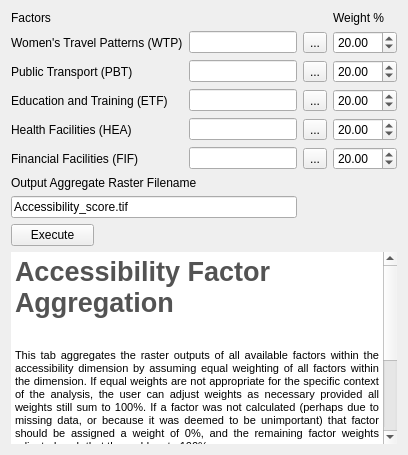
         <widget class="QWidget" name="tab_23">
          <attribute name="title">
           <string>Aggregate</string>
          </attribute>
          <layout class="QGridLayout" name="gridLayout_15">
           <item row="0" column="0">
            <widget class="QLabel" name="label_52">
             <property name="text">
              <string>Factors</string>
             </property>
            </widget>
           </item>
           <item row="0" column="4">
            <widget class="QLabel" name="label_49">
             <property name="text">
              <string>Weight %</string>
             </property>
            </widget>
           </item>
           <item row="1" column="0" colspan="2">
            <widget class="QLabel" name="label_51">
             <property name="text">
              <string>Women's Travel Patterns (WTP)</string>
             </property>
             <property name="scaledContents">
              <bool>true</bool>
             </property>
            </widget>
           </item>
           <item row="1" column="2">
            <widget class="QgsFilterLineEdit" name="WTP_Aggregate_Field">
             <property name="qgisRelation" stdset="0">
              <string notr="true"/>
             </property>
            </widget>
           </item>
           <item row="1" column="3">
            <widget class="QToolButton" name="WTP_Aggregate_TB">
             <property name="text">
              <string>...</string>
             </property>
            </widget>
           </item>
           <item row="1" column="4">
            <widget class="QDoubleSpinBox" name="WTP_Aggregate_SB">
             <property name="maximum">
              <double>100.000000000000000</double>
             </property>
             <property name="value">
              <double>20.000000000000000</double>
             </property>
            </widget>
           </item>
           <item row="2" column="0" colspan="2">
            <widget class="QLabel" name="label_54">
             <property name="text">
              <string>Public Transport (PBT)</string>
             </property>
            </widget>
           </item>
           <item row="2" column="2">
            <widget class="QgsFilterLineEdit" name="PBT_Aggregate_Field">
             <property name="qgisRelation" stdset="0">
              <string notr="true"/>
             </property>
            </widget>
           </item>
           <item row="2" column="3">
            <widget class="QToolButton" name="PBT_Aggregate_TB">
             <property name="text">
              <string>...</string>
             </property>
            </widget>
           </item>
           <item row="2" column="4">
            <widget class="QDoubleSpinBox" name="PBT_Aggregate_SB">
             <property name="maximum">
              <double>100.000000000000000</double>
             </property>
             <property name="value">
              <double>20.000000000000000</double>
             </property>
            </widget>
           </item>
           <item row="3" column="0" colspan="2">
            <widget class="QLabel" name="label_53">
             <property name="text">
              <string>Education and Training (ETF)</string>
             </property>
            </widget>
           </item>
           <item row="3" column="2">
            <widget class="QgsFilterLineEdit" name="ETF_Aggregate_Field">
             <property name="qgisRelation" stdset="0">
              <string notr="true"/>
             </property>
            </widget>
           </item>
           <item row="3" column="3">
            <widget class="QToolButton" name="ETF_Aggregate_TB">
             <property name="text">
              <string>...</string>
             </property>
            </widget>
           </item>
           <item row="3" column="4">
            <widget class="QDoubleSpinBox" name="ETF_Aggregate_SB">
             <property name="maximum">
              <double>100.000000000000000</double>
             </property>
             <property name="value">
              <double>20.000000000000000</double>
             </property>
            </widget>
           </item>
           <item row="4" column="0" colspan="2">
            <widget class="QLabel" name="label_57">
             <property name="text">
              <string>Health Facilities (HEA)</string>
             </property>
            </widget>
           </item>
           <item row="4" column="2">
            <widget class="QgsFilterLineEdit" name="HEA_Aggregate_Field">
             <property name="qgisRelation" stdset="0">
              <string notr="true"/>
             </property>
            </widget>
           </item>
           <item row="4" column="3">
            <widget class="QToolButton" name="HEA_Aggregate_TB">
             <property name="text">
              <string>...</string>
             </property>
            </widget>
           </item>
           <item row="4" column="4">
            <widget class="QDoubleSpinBox" name="HEA_Aggregate_SB">
             <property name="maximum">
              <double>100.000000000000000</double>
             </property>
             <property name="value">
              <double>20.000000000000000</double>
             </property>
            </widget>
           </item>
           <item row="5" column="0" colspan="2">
            <widget class="QLabel" name="label_56">
             <property name="text">
              <string>Financial Facilities (FIF)</string>
             </property>
            </widget>
           </item>
           <item row="5" column="2">
            <widget class="QgsFilterLineEdit" name="FIF_Aggregate_Field">
             <property name="qgisRelation" stdset="0">
              <string notr="true"/>
             </property>
            </widget>
           </item>
           <item row="5" column="3">
            <widget class="QToolButton" name="FIF_Aggregate_TB">
             <property name="text">
              <string>...</string>
             </property>
            </widget>
           </item>
           <item row="5" column="4">
            <widget class="QDoubleSpinBox" name="FIF_Aggregate_SB">
             <property name="maximum">
              <double>100.000000000000000</double>
             </property>
             <property name="value">
              <double>20.000000000000000</double>
             </property>
            </widget>
           </item>
           <item row="6" column="0" colspan="3">
            <widget class="QLabel" name="label_88">
             <property name="text">
              <string>Output Aggregate Raster Filename</string>
             </property>
            </widget>
           </item>
           <item row="7" column="0" colspan="3">
            <widget class="QgsFilterLineEdit" name="Accessibility_AggregateOutput_Field">
             <property name="text">
              <string>Accessibility_score.tif</string>
             </property>
             <property name="qgisRelation" stdset="0">
              <string notr="true"/>
             </property>
            </widget>
           </item>
           <item row="8" column="0">
            <widget class="QPushButton" name="Accessibility_AggregateExecute_PB">
             <property name="text">
              <string>Execute</string>
             </property>
            </widget>
           </item>
           <item row="8" column="1" colspan="4">
            <widget class="QLabel" name="accessibilityAggregation_Check">
             <property name="text">
              <string/>
             </property>
            </widget>
           </item>
           <item row="9" column="0" colspan="5">
            <widget class="QTextEdit" name="textEdit_17">
             <property name="enabled">
              <bool>true</bool>
             </property>
             <property name="frameShape">
              <enum>QFrame::NoFrame</enum>
             </property>
             <property name="readOnly">
              <bool>true</bool>
             </property>
             <property name="html">
              <string>&lt;!DOCTYPE HTML PUBLIC &quot;-//W3C//DTD HTML 4.0//EN&quot; &quot;http://www.w3.org/TR/REC-html40/strict.dtd&quot;&gt;
&lt;html&gt;&lt;head&gt;&lt;meta name=&quot;qrichtext&quot; content=&quot;1&quot; /&gt;&lt;style type=&quot;text/css&quot;&gt;
p, li { white-space: pre-wrap; }
&lt;/style&gt;&lt;/head&gt;&lt;body style=&quot; font-family:'MS Shell Dlg 2'; font-size:8.25pt; font-weight:400; font-style:normal;&quot;&gt;
&lt;p style=&quot; margin-top:0px; margin-bottom:0px; margin-left:0px; margin-right:0px; -qt-block-indent:0; text-indent:0px;&quot;&gt;&lt;span style=&quot; font-size:20pt; font-weight:600; color:#535353;&quot;&gt;Accessibility Factor Aggregation &lt;/span&gt;&lt;/p&gt;
&lt;p align=&quot;justify&quot; style=&quot;-qt-paragraph-type:empty; margin-top:0px; margin-bottom:0px; margin-left:0px; margin-right:0px; -qt-block-indent:0; text-indent:0px; font-size:20pt; font-weight:600; color:#535353;&quot;&gt;&lt;br /&gt;&lt;/p&gt;
&lt;p align=&quot;justify&quot; style=&quot; margin-top:0px; margin-bottom:0px; margin-left:0px; margin-right:0px; -qt-block-indent:0; text-indent:0px;&quot;&gt;&lt;span style=&quot; font-size:8pt;&quot;&gt;This tab aggregates the raster outputs of all available factors within the accessibility dimension by assuming equal weighting of all factors within the dimension. If equal weights are not appropriate for the specific context of the analysis, the user can adjust weights as necessary provided all weights still sum to 100%. If a factor was not calculated (perhaps due to missing data, or because it was deemed to be unimportant) that factor should be assigned a weight of 0%, and the remaining factor weights adjusted such that they add up to 100%. &lt;/span&gt;&lt;/p&gt;
&lt;p style=&quot; margin-top:12px; margin-bottom:12px; margin-left:0px; margin-right:0px; -qt-block-indent:0; text-indent:0px;&quot;&gt;&lt;span style=&quot; font-size:8pt;&quot;&gt;Factor outputs that are created during the current working session are automatically loaded. Users can choose to load previously generated factor outputs from the output directory set up at tool initiation. &lt;/span&gt;&lt;/p&gt;
&lt;p style=&quot; margin-top:12px; margin-bottom:12px; margin-left:0px; margin-right:0px; -qt-block-indent:0; text-indent:0px;&quot;&gt;&lt;span style=&quot; font-size:8pt; font-weight:600;&quot;&gt;Output&lt;/span&gt;&lt;span style=&quot; font-size:8pt;&quot;&gt;: A raster file containing values ranging from 0 to 5 is saved to the output directory and loaded into the workspace. Scores should be interpreted as outlined in the “About” tab.   &lt;/span&gt;&lt;/p&gt;
&lt;p align=&quot;justify&quot; style=&quot;-qt-paragraph-type:empty; margin-top:0px; margin-bottom:0px; margin-left:0px; margin-right:0px; -qt-block-indent:0; text-indent:0px; font-size:8pt; color:#535353;&quot;&gt;&lt;br /&gt;&lt;/p&gt;&lt;/body&gt;&lt;/html&gt;</string>
             </property>
            </widget>
           </item>
          </layout>
         </widget>
